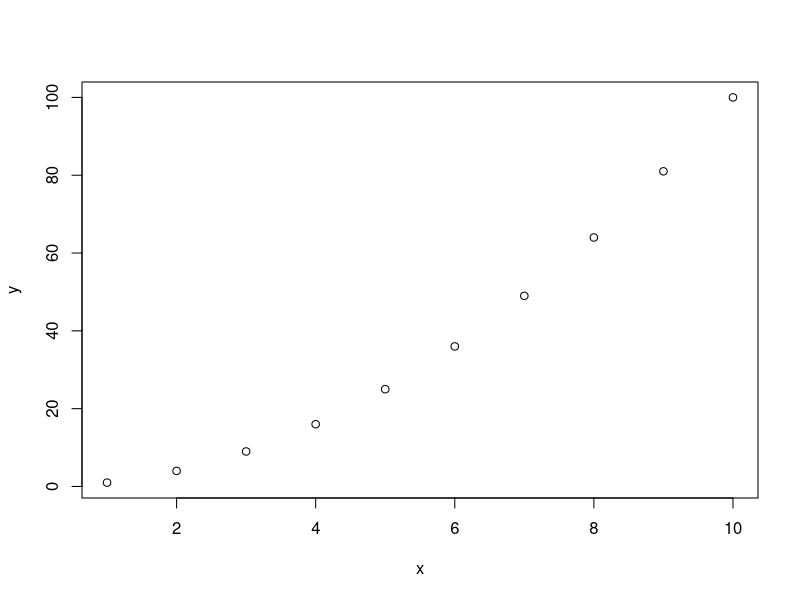
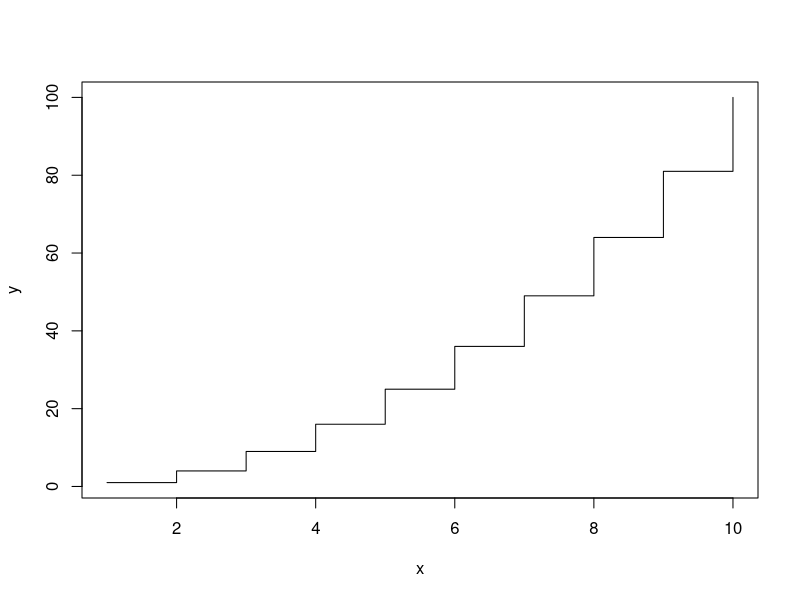
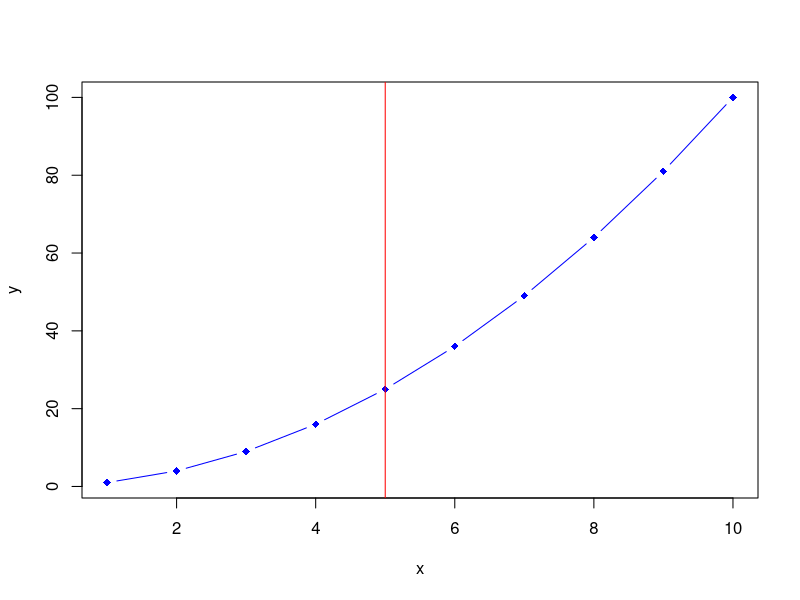
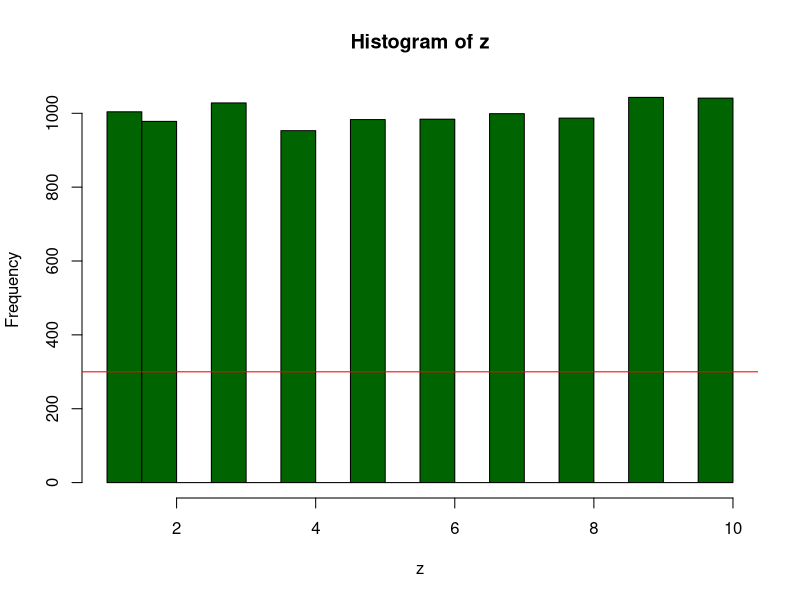

Source code (R) for these figures, in order:
# ejemplo de secuencias tipo ADN aleatorias

adn <- c("a", "c", "g", "t")
n_s <- 100000
seq <- sample(x = adn, size = n_s, replace = TRUE, prob = c(0.3, 0.2, 0.2, 0.3))

# ejemplo de parametros de plot
x <- 1:10
y <- x * x
plot(x, y) # básico
plot(x, y, type = "s") # cambiar tipo presentación
plot(x, y, type = "b", col = "blue", pch = 18)
abline(v = 5, col = "red")

# ejemplo de histograma
z <- sample(x = 1:10, size = 10000, replace = TRUE)
hist(z, col = "darkgreen")
abline(h = 300, col = "red")
